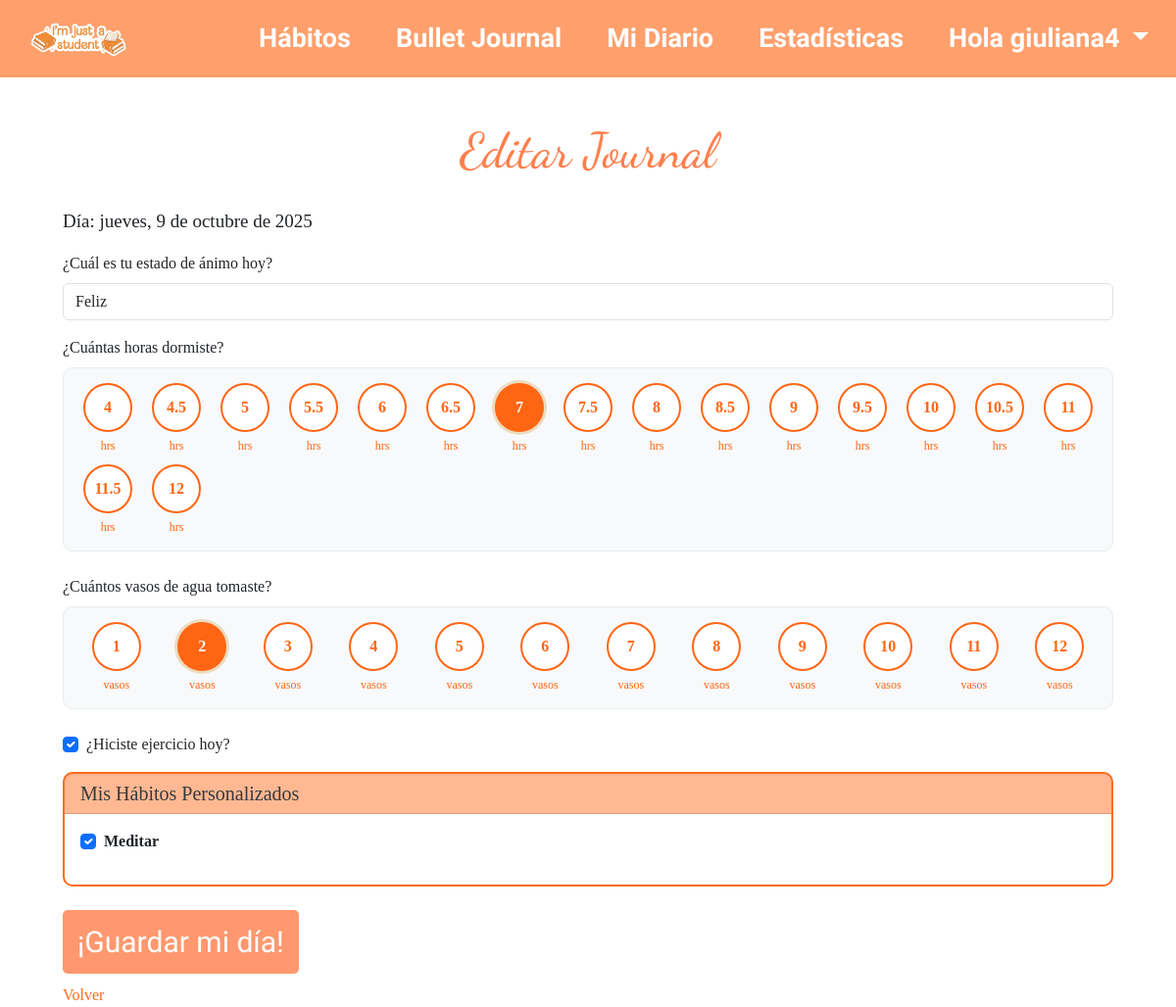
The page /journals/30/edit/ (signed in) on the database as committed earlier.
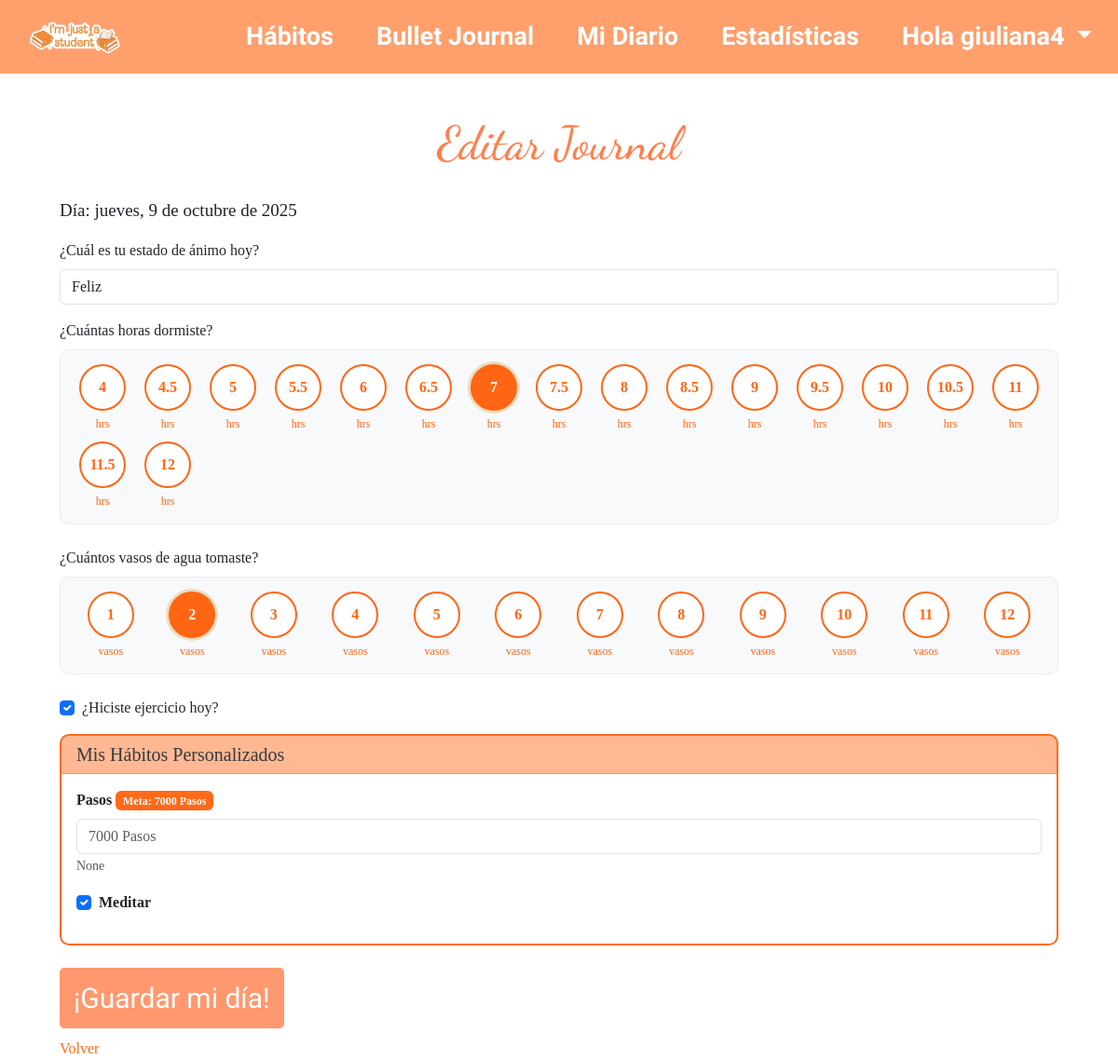
The same page on the database as committed later.
### bullet_journal/models.py (models this page shows, shortened)
class CustomHabit(models.Model):
    TYPE_CHOICES = [
        ('boolean', 'Sí/No'),
        ('integer', 'Número'),
    ]
    user = models.ForeignKey(User, on_delete=models.CASCADE, related_name='custom_habits')
    name = models.CharField(max_length=100)
    description = models.TextField(blank=True, null=True)
    type = models.CharField(max_length=10, choices=TYPE_CHOICES)
    created_at = models.DateTimeField(auto_now_add=True)
    is_active = models.BooleanField(default=True)
    goal_value = models.IntegerField(null=True, blank=True)  # Valor objetivo (si aplica)
    unit = models.CharField(max_length=20, blank=True, null=True)  #
    class Meta:
        unique_together = ('user', 'name')
        ordering = ['-created_at']

### bullet_journal/views/journal_views.py (the view, shortened to what this page needs)
# urls.py: path('journals/<int:pk>/edit/', journal_edit, name='journal_edit'),
@login_required
def journal_edit(request, pk):
    journal = get_object_or_404(Journal, pk=pk, user=request.user)
    user_habits = CustomHabit.objects.filter(user=request.user, is_active=True)
    print(f"🔍 DEBUG: GET - Journal custom_habits_data: {journal.custom_habits_data}")  # NUEVO DEBUG
    for habit in user_habits:
        field_name = f'habit_{habit.id}'
        if journal.custom_habits_data and field_name in journal.custom_habits_data:
            habit.current_value = journal.custom_habits_data[field_name]
            print(f"🔍 DEBUG: {habit.name} valor actual: {habit.current_value}")  # NUEVO DEBUG
        else:
            habit.current_value = None
            print(f"🔍 DEBUG: {habit.name} sin valor previo")  # NUEVO DEBUG
    sleep_hours_options = [4, 4.5, 5, 5.5, 6, 6.5, 7, 7.5, 8, 8.5, 9, 9.5, 10, 10.5, 11, 11.5, 12]
    water_glasses_options = list(range(1, 13))  # [1, 2, 3, ..., 12]
    return render(request, 'bullet_journal/journal/edit_journal.html', {
        'journal': journal,
        'custom_habits': user_habits,
        'sleep_hours_options': sleep_hours_options,  # ← AGREGAR
        'water_glasses_options': water_glasses_options,  # ← AGREGAR
    })

### bullet_journal/templates/bullet_journal/journal/edit_journal.html (shortened to what the changed rows need)
{% extends "header.html" %}
{% block contenido %}
<div class="container mt-5">
    <div class="journal-form">
        <h1>Editar Journal</h1>
        <form method="post" enctype="multipart/form-data">
                {% load i18n %}
            <div class="mb-4">
                <div class="sleep-selector">
                    <div class="hours-grid">
                        {% for hour in sleep_hours_options %}
                        <div class="hour-option" data-value="{{ hour }}">
                            <div class="hour-circle">
                                <span>{{ hour }}</span>
                            </div>
                            <small>hrs</small>
                        </div>
                        {% endfor %}
                    </div>
                </div>
            </div>
            <div class="mb-4">
                <div class="water-selector">
                    <div class="glasses-grid">
                        {% for glass in water_glasses_options %}
                        <div class="glass-option" data-value="{{ glass }}">
                            <div class="glass-circle">
                                <span>{{ glass }}</span>
                            </div>
                            <small>vasos</small>
                        </div>
                        {% endfor %}
                    </div>
                </div>
            </div>
            {% if custom_habits %}
            <div class="card mb-4 border-orange">
                <div class="card-body">
                    {% for habit in custom_habits %}
                    <div class="mb-3">
                        {% if habit.type == 'boolean' %}
                            <div class="form-check">
                                <input type="checkbox"
                                    class="form-check-input form-check-input-orange"
                                    id="habit_{{ habit.id }}"
                                    name="habit_{{ habit.id }}"
                                    {% if habit.current_value %}checked{% endif %}>
                                <label class="form-check-label" for="habit_{{ habit.id }}">
                                    <strong>{{ habit.name }}</strong>
                                </label>
                            </div>
                        {% elif habit.type == 'integer' %}
                            <label for="habit_{{ habit.id }}" class="form-label">
                                <strong>{{ habit.name }}</strong>
                                {% if habit.goal_value %}
                                    <span class="badge badge-orange">
                                        Meta: {{ habit.goal_value }}{% if habit.unit %} {{ habit.unit }}{% endif %}
                                    </span>
                                {% endif %}
                            </label>
                            <input
                                type="number"
                                class="form-control"
                                id="habit_{{ habit.id }}"
                                name="habit_{{ habit.id }}"
                                min="0"
                                value="{{ habit.current_value|default:'' }}"
                                placeholder="{{ habit.goal_value|default:0 }} {% if habit.unit %}{{ habit.unit }}{% endif %}">
                            {% if habit.description %}
                                <small class="form-text text-muted">{{ habit.description }}</small>
                            {% endif %}
                        {% endif %}
                    </div>
                    {% endfor %}
                </div>
            </div>
            {% endif %}
        </form>
    </div>
</div>
{% endblock contenido %}

Rows that differ between the two databases and show on the page:
added CustomHabit: name "Pasos", goal_value "7000", unit "Pasos", goal_value "7000 Pasos", description "None"
